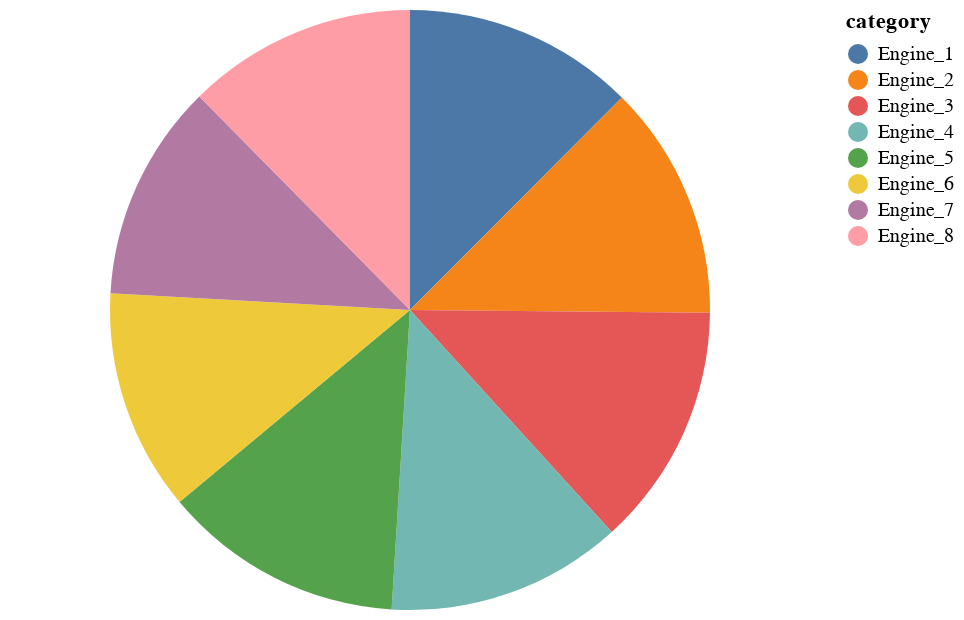

Here is the notebook cell this chart was saved with:
### Code cell
alt.Chart(source).mark_arc().encode(
    theta=alt.Theta(field="value", type="quantitative"),
    color=alt.Color(field="category", type="nominal"),
)

### Figure 1 — Vega-Lite specification as saved in the notebook (floating-point values rounded to 4 significant figures)
{"config": {"view": {"continuousWidth": 400, "continuousHeight": 300}}, "data": {"name": "data-7b6bd4e37662f806ef2617c00aa434f0"}, "mark": "arc", "encoding": {"color": {"field": "category", "type": "nominal"}, "theta": {"field": "value", "type": "quantitative"}}, "$schema": "https://vega.github.io/schema/vega-lite/v4.17.0.json", "datasets": {"data-7b6bd4e37662f806ef2617c00aa434f0": [{"category": "Engine_1", "value": 1.355}, {"category": "Engine_2", "value": 1.375}, {"category": "Engine_3", "value": 1.423}, {"category": "Engine_4", "value": 1.38}, {"category": "Engine_5", "value": 1.407}, {"category": "Engine_6", "value": 1.296}, {"category": "Engine_7", "value": 1.272}, {"category": "Engine_8", "value": 1.345}]}}
